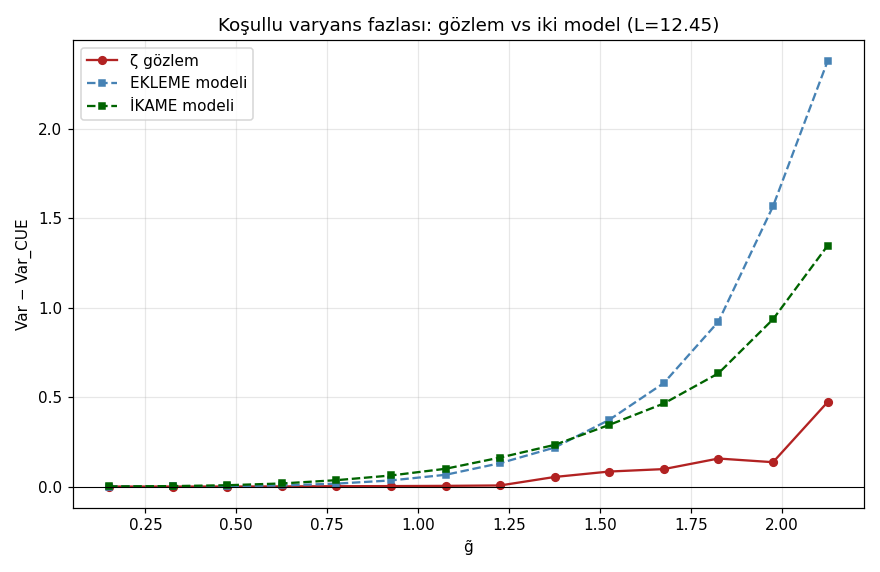

Python code for this plot:
"""
46 — HALKAYI KAPATMA: w(p)'DEN AÇIĞI TÜRETMEK (17 Ağustos 2026)
=================================================================

Ölçülen w spektrumundan −0.019 r açığını ve 43'ün varyans profilini
TAHMİN etmeye çalışıyoruz. İki aday model (ikisi de 0 serbest parametre):

  EKLEME : log ã_ζ = log m̃_CUE + S       (asal dalga CUE üstüne biner)
  İKAME  : log ã_ζ = α·log m̃_CUE + S     (matris kısmı sessizleşir;
           α² = [Var(log ã_ζ) − σ_S²] / Var(log m̃_CUE) — ölçümden)

S = Σ_p w_p p^{-1/2} cos φ_p, φ bağımsız uniform (tek-aralık istatistiği
için yeterli), w'ler 45'te ölçüldü.

KİLİT TEŞHİS (varyans bütçesi): Var(log ã_ζ) ölçülür;
  Var(log m̃_CUE) + σ_S² ile karşılaştırılır.
  ≈ eşitse → EKLEME. Küçükse → İKAME (sıfır gazı rastgelelik devrediyor).

Sonra iki model simüle edilir → r ve koşullu varyans profili → gerçek ζ
(L=12.45 penceresi) ile kıyas.
"""

import numpy as np
import matplotlib.pyplot as plt
from pathlib import Path
from scipy.stats import pearsonr

rng = np.random.default_rng(46)
HERE = Path(__file__).resolve().parent
TWO_PI = 2 * np.pi
A = (np.e**2 - 5) / 2
B0, B1 = 2.7580, -0.0543
PRIMES = [2, 3, 5, 7, 11, 13]

def theta(t):
    return t / 2 * np.log(t / TWO_PI) - t / 2 - np.pi / 8 + 1 / (48 * t) + 7 / (5760 * t**3)

def Z_rs(t, chunk=20000):
    t = np.asarray(t, dtype=np.float64)
    out = np.empty_like(t)
    for s in range(0, len(t), chunk):
        tt = t[s:s + chunk]
        a = np.sqrt(tt / TWO_PI)
        N = a.astype(np.int64)
        th = theta(tt)
        z = np.zeros_like(tt)
        for Nv in np.unique(N):
            m = N == Nv
            n = np.arange(1, Nv + 1)
            ph = th[m, None] - tt[m, None] * np.log(n)[None, :]
            z[m] = 2 * (np.cos(ph) @ (n**-0.5))
        p = a - N
        cp = np.cos(TWO_PI * p)
        cp = np.where(np.abs(cp) < 1e-8, 1e-8 * np.sign(cp + 1e-300), cp)
        psi = np.cos(TWO_PI * (p**2 - p - 1 / 16)) / cp
        z += (-1) ** (N - 1) * (tt / TWO_PI) ** -0.25 * psi
        out[s:s + chunk] = z
    return out

BINS = np.concatenate([[0.05], np.linspace(0.25, 2.2, 14), [3.5]])
BC = 0.5 * (BINS[:-1] + BINS[1:])

def bin_var(g, a, min_n=200):
    var = np.full(len(BC), np.nan)
    idx = np.digitize(g, BINS) - 1
    for i in range(len(BC)):
        m = idx == i
        if m.sum() >= min_n:
            var[i] = a[m].var()
    return var

# ---------------------------------------------------------------
# 1) ZETA (L=12.45): g̃, ã, t_pk, w regresyonu
# ---------------------------------------------------------------
d41 = np.load(HERE / "41_bigT_windows.npz")
gaps = d41["gaps_1600k"]; tmid = d41["tmid_1600k"]
Lw = np.log(tmid / TWO_PI); L = float(Lw.mean())
g_lo = tmid - gaps / 2
u = np.arange(1, 25) / 25
tt = g_lo[:, None] + gaps[:, None] * u[None, :]
print("Z değerlendiriliyor...")
Zg = np.abs(Z_rs(tt.ravel())).reshape(tt.shape)
j = np.argmax(Zg, axis=1)
t_pk = tt[np.arange(len(j)), j]
amps = Zg[np.arange(len(j)), j]

g_u = gaps * Lw / TWO_PI
a_u = amps / np.sqrt(A * Lw + B0 + B1 / Lw)
a_u /= np.sqrt((a_u**2).mean())
y = np.log(a_u)

cols = [np.ones_like(y), g_u, g_u**2]
for p in PRIMES:
    cols += [np.cos(t_pk * np.log(p)), np.sin(t_pk * np.log(p))]
X = np.vstack(cols).T
beta, *_ = np.linalg.lstsq(X, y, rcond=None)
w_meas = [beta[3 + 2 * i] / p**-0.5 for i, p in enumerate(PRIMES)]
amp_S = np.array([w * p**-0.5 for w, p in zip(w_meas, PRIMES)])
sigma_S2 = float(np.sum(amp_S**2) / 2)

r_zeta, _ = pearsonr(g_u, a_u)
V_zeta_log = float(y.var())
print(f"\nζ (L={L:.2f}): r = {r_zeta:.4f}, Var(log ã) = {V_zeta_log:.4f}")
print(f"w'ler: " + " ".join(f"{w:.3f}" for w in w_meas))
print(f"σ_S² (p≤13) = {sigma_S2:.4f}")

# ---------------------------------------------------------------
# 2) CUE (N=12,13 karışımı → N≈L etkisi)
# ---------------------------------------------------------------
def haar_unitary_batch(M, N):
    G = (rng.standard_normal((M, N, N)) + 1j * rng.standard_normal((M, N, N))) / np.sqrt(2)
    Q, R = np.linalg.qr(G)
    diag = np.einsum("mii->mi", R)
    return Q * (diag / np.abs(diag))[:, None, :]

def cue_sample(N, n_gaps=300000, grid=24, chunk=1200):
    M = int(np.ceil(n_gaps / N))
    gs, ms = [], []
    for s in range(0, M, chunk):
        m = min(chunk, M - s)
        U = haar_unitary_batch(m, N)
        ph = np.sort(np.angle(np.linalg.eigvals(U)), axis=1)
        gp = np.diff(np.concatenate([ph, ph[:, :1] + TWO_PI], axis=1), axis=1)
        uu = np.arange(1, grid + 1) / (grid + 1)
        th = ph[:, :, None] + gp[:, :, None] * uu[None, None, :]
        df = th[:, :, :, None] - ph[:, None, None, :]
        amp = np.prod(2 * np.abs(np.sin(df / 2)), axis=-1)
        gs.append(gp.ravel()); ms.append(amp.max(axis=-1).ravel())
    g = np.concatenate(gs); a = np.concatenate(ms)
    return g, a

print("\nCUE örnekleniyor (N=12 ve 13)...")
frac = L - 12  # 0.45
g12, m12 = cue_sample(12); g13, m13 = cue_sample(13)
n13 = int(frac * len(g13))
gC = np.concatenate([g12[:int((1 - frac) * len(g12))] * 12 / TWO_PI,
                     g13[:n13] * 13 / TWO_PI])
mC = np.concatenate([m12[:int((1 - frac) * len(g12))], m13[:n13]])
mC /= np.sqrt((mC**2).mean())
r_cue, _ = pearsonr(gC, mC)
lC = np.log(mC)
V_cue_log = float(lC.var())
print(f"CUE(N≈{L:.2f}): r = {r_cue:.4f}, Var(log m̃) = {V_cue_log:.4f}")

# ---------------------------------------------------------------
# 3) VARYANS BÜTÇESİ — kilit teşhis
# ---------------------------------------------------------------
print("\n=== VARYANS BÜTÇESİ (log domeni) ===")
print(f"  Var(log ã_ζ)              = {V_zeta_log:.4f}")
print(f"  Var(log m̃_CUE) + σ_S²     = {V_cue_log:.4f} + {sigma_S2:.4f} = {V_cue_log + sigma_S2:.4f}")
print(f"  → EKLEME modeli öngörüsü {V_cue_log + sigma_S2:.3f}; ölçülen {V_zeta_log:.3f}")
alpha2 = (V_zeta_log - sigma_S2) / V_cue_log
print(f"  → İKAME modeli: α² = {alpha2:.4f}, α = {np.sqrt(max(alpha2, 0)):.4f}")
print(f"    (α<1: sıfır gazı matris-gürültüsünün %{100*(1-alpha2):.0f}'ini asal düzenine devretmiş)")

# ---------------------------------------------------------------
# 4) İKİ MODELİN SİMÜLASYONU → r ve varyans profili
# ---------------------------------------------------------------
S = np.zeros(len(mC))
for a_j in amp_S:
    S += a_j * np.cos(rng.uniform(0, TWO_PI, len(mC)))

sims = {}
# EKLEME
Xa = np.exp(lC + S); Xa /= np.sqrt((Xa**2).mean())
sims["EKLEME"] = Xa
# İKAME
alpha = np.sqrt(max(alpha2, 0))
Xi = np.exp(alpha * (lC - lC.mean()) + lC.mean() + S)
Xi /= np.sqrt((Xi**2).mean())
sims["İKAME"] = Xi

vC = bin_var(gC, mC)
vZ = bin_var(g_u, a_u)
ok = ~np.isnan(vC) & ~np.isnan(vZ) & (BC < 2.2)
big = ok & (BC > 1.3)

print("\n=== MODEL → GÖZLEM KIYASI ===")
print(f"  {'':>8} {'r':>8} {'r−r_CUE':>9} {'ΔVar(g̃>1.3)':>13}")
print(f"  {'ζ gerçek':>8} {r_zeta:>8.4f} {r_zeta - r_cue:>+9.4f} "
      f"{np.nanmean((vZ - vC)[big]):>+13.4f}")
for name, Xs in sims.items():
    r_s, _ = pearsonr(gC, Xs)
    vS = bin_var(gC, Xs)
    print(f"  {name:>8} {r_s:>8.4f} {r_s - r_cue:>+9.4f} "
          f"{np.nanmean((vS - vC)[big]):>+13.4f}")

# profil grafiği
fig, ax = plt.subplots(figsize=(8, 5.2))
ax.plot(BC[ok], (vZ - vC)[ok], "o-", ms=5, c="firebrick", label="ζ gözlem")
for name, Xs, c in [("EKLEME", sims["EKLEME"], "steelblue"),
                    ("İKAME", sims["İKAME"], "darkgreen")]:
    vS = bin_var(gC, Xs)
    ax.plot(BC[ok], (vS - vC)[ok], "s--", ms=4, c=c, label=f"{name} modeli")
ax.axhline(0, color="k", lw=0.7)
ax.set_xlabel("g̃"); ax.set_ylabel("Var − Var_CUE")
ax.set_title(f"Koşullu varyans fazlası: gözlem vs iki model (L={L:.2f})")
ax.legend(); ax.grid(alpha=0.3)
plt.tight_layout()
out = HERE / "46_halka_kapatma.png"
plt.savefig(out, dpi=110)
print(f"\nGrafik: {out.name}")
